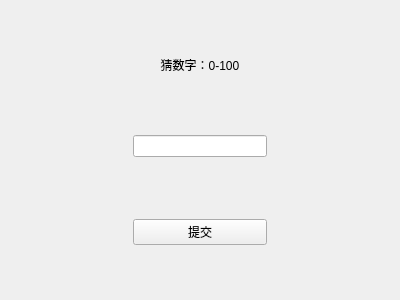
<?xml version="1.0" encoding="UTF-8"?>
<ui version="4.0">
 <class>GuessNumberWindow</class>
 <widget class="QMainWindow" name="GuessNumberWindow">
  <property name="geometry">
   <rect>
    <x>0</x>
    <y>0</y>
    <width>400</width>
    <height>300</height>
   </rect>
  </property>
  <property name="windowTitle">
   <string>MainWindow</string>
  </property>
  <widget class="QWidget" name="centralwidget">
   <widget class="QWidget" name="verticalLayoutWidget">
    <property name="geometry">
     <rect>
      <x>0</x>
      <y>0</y>
      <width>400</width>
      <height>300</height>
     </rect>
    </property>
    <layout class="QVBoxLayout" name="verticalLayout">
     <item>
      <layout class="QGridLayout" name="gridLayout">
       <item row="3" column="1">
        <widget class="QLineEdit" name="AnswerInputArea">
         <property name="inputMask">
          <string/>
         </property>
         <property name="alignment">
          <set>Qt::AlignCenter</set>
         </property>
        </widget>
       </item>
       <item row="2" column="1">
        <spacer name="vs_2">
         <property name="orientation">
          <enum>Qt::Vertical</enum>
         </property>
         <property name="sizeHint" stdset="0">
          <size>
           <width>20</width>
           <height>40</height>
          </size>
         </property>
        </spacer>
       </item>
       <item row="6" column="1">
        <spacer name="vs_4">
         <property name="orientation">
          <enum>Qt::Vertical</enum>
         </property>
         <property name="sizeHint" stdset="0">
          <size>
           <width>20</width>
           <height>40</height>
          </size>
         </property>
        </spacer>
       </item>
       <item row="0" column="1">
        <spacer name="vs_1">
         <property name="orientation">
          <enum>Qt::Vertical</enum>
         </property>
         <property name="sizeHint" stdset="0">
          <size>
           <width>20</width>
           <height>40</height>
          </size>
         </property>
        </spacer>
       </item>
       <item row="5" column="1">
        <widget class="QPushButton" name="SubmitButton">
         <property name="text">
          <string>提交</string>
         </property>
        </widget>
       </item>
       <item row="1" column="1">
        <widget class="QLabel" name="GameDescription">
         <property name="text">
          <string>猜数字：0-100</string>
         </property>
         <property name="alignment">
          <set>Qt::AlignCenter</set>
         </property>
        </widget>
       </item>
       <item row="5" column="0">
        <spacer name="hs_left">
         <property name="orientation">
          <enum>Qt::Horizontal</enum>
         </property>
         <property name="sizeHint" stdset="0">
          <size>
           <width>40</width>
           <height>20</height>
          </size>
         </property>
        </spacer>
       </item>
       <item row="5" column="2">
        <spacer name="hs_right">
         <property name="orientation">
          <enum>Qt::Horizontal</enum>
         </property>
         <property name="sizeHint" stdset="0">
          <size>
           <width>40</width>
           <height>20</height>
          </size>
         </property>
        </spacer>
       </item>
       <item row="4" column="1">
        <spacer name="vs_3">
         <property name="orientation">
          <enum>Qt::Vertical</enum>
         </property>
         <property name="sizeHint" stdset="0">
          <size>
           <width>20</width>
           <height>40</height>
          </size>
         </property>
        </spacer>
       </item>
      </layout>
     </item>
    </layout>
   </widget>
  </widget>
 </widget>
 <tabstops>
  <tabstop>AnswerInputArea</tabstop>
  <tabstop>SubmitButton</tabstop>
 </tabstops>
 <resources/>
 <connections>
  <connection>
   <sender>SubmitButton</sender>
   <signal>clicked()</signal>
   <receiver>AnswerInputArea</receiver>
   <slot>copy()</slot>
   <hints>
    <hint type="sourcelabel">
     <x>219</x>
     <y>229</y>
    </hint>
    <hint type="destinationlabel">
     <x>239</x>
     <y>149</y>
    </hint>
   </hints>
  </connection>
 </connections>
</ui>
